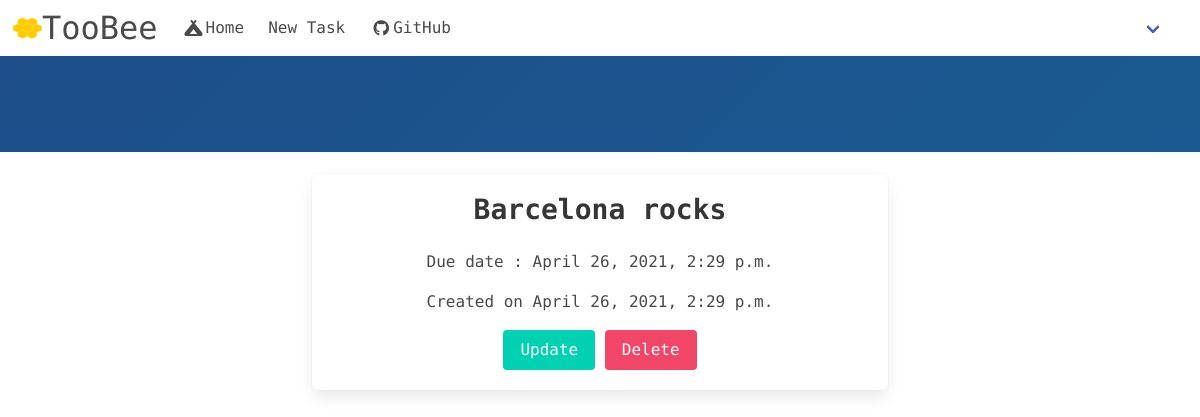
The app's page /index/ with its own data.
### basic_app/models.py (models this page shows, shortened)
class Task(models.Model):
    name = models.CharField(max_length=150,blank=False)
    due_date = models.DateTimeField(default=timezone.now)
    created_date = models.DateTimeField(default=timezone.now)

### basic_app/views.py (the view)
# urls.py: path('',views.TaskListView.as_view(),name='home'),
class TaskListView(ListView):
    model = Task
    template_name = "home.html"
    def get_queryset(self):
        return Task.objects.filter(created_date__lte=timezone.now()).order_by("-due_date")

### basic_app/templates/home.html
{% extends 'base.html' %}
{% block body_block %}
<section class="hero main-hero">
<div class="hero-body">
</div>
</section>
<div class="main-container">
    <section>
        <div class="content main-content">
            {% block content_block %}
            {% for task in task_list %}
                <div class="column is-half is-offset-one-quarter">
                    <div class="box">
                        <div class="block">
                            <h2 class='subtitle'>{{task.name}}</h2>
                            <p class="due_date">Due date : {{task.due_date}}</p>
                            <p class ='created_date'>Created on {{task.created_date}}</p>
                            <div class="field">
                                <a class= 'button is-primary' href = "{% url 'basic_app:update' pk=task.pk %}">Update</a>
                                <a class= 'button is-danger' href = "{% url 'basic_app:delete' pk=task.pk %}">Delete</a>
                            </div>
                        </div>
                    </div>
                </div>
            {% endfor %}
            {% endblock content_block %}
        </div>
    </section>
</div>
{% endblock body_block %}

### basic_app/static/css/main.css (style rules this page uses)
body { font-family: 'Source Code Pro', monospace; text-align: center; border: 0px; }
.hero.login-background,.hero.main-hero { background: linear-gradient(-45deg,#3fc1c0,#20bac5,#00b2ca,#04a6c2,#0899ba,#0f80aa,#16679a,#1a5b92,#1c558e,#1d4e89); background-size: 500% 500%; animation: gradientBG 15s ease infinite; }
.block { text-align: center; }
.hero.main-hero { margin-bottom: 10px; }

### records on screen
Task: name "Barcelona rocks", due_date "April 26, 2021, 2:29 p.m.", created_date "April 26, 2021, 2:29 p.m."
